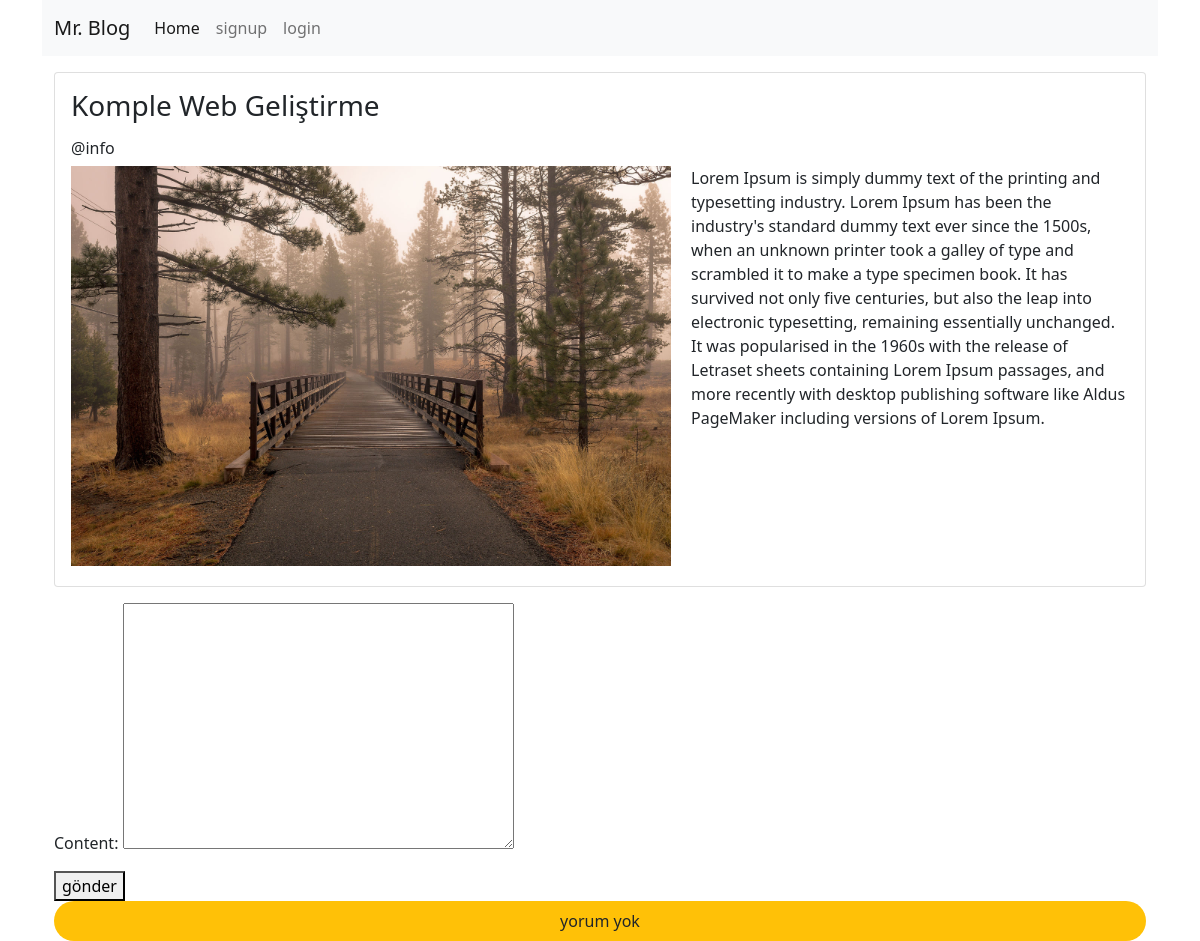
/blog-detail/1, run on the app's committed database.
### blogapp/models.py (models this page shows, shortened)
class Blog(models.Model):
    category = models.ForeignKey(Category, null= True, on_delete=models.SET_NULL)
    title = models.CharField(max_length=200)
    image = models.ImageField(upload_to="blog-images", blank=True, null=True)
    description = models.TextField()
    is_active = models.BooleanField(default=False)
    is_home  = models.BooleanField(default=False)
    sevilenler = models.ManyToManyField(User,related_name="sevilenler",)
    sevilmeyenler = models.ManyToManyField(User, related_name="sevilmeyenler")
    User = models.ForeignKey(User,null= True , on_delete=models.CASCADE)

### blogapp/views.py (the view)
# urls.py: path("blog-detail/<int:id>",views.blog_detail,name="blog-details"),
def blog_detail(request,id):
   blog = Blog.objects.get(id=id)
   user = User.objects.get(id=blog.User.id)
   yorums = Yorum.objects.filter(Blog = blog).order_by("-createddate")
   if request.user.is_authenticated:
      if request.method == 'POST':
         form = YorumForm(request.POST)
         if form.is_valid():
            yorum =  form.save(commit=False)
            yorum.User = request.user
            yorum.Blog = blog
            yorum.save()
            return redirect("blog-details", id = id)
      else:
         form = YorumForm()
         x = ""
   else:
      x = "giriş yap"
      form = YorumForm()
   return render(request,"blog/blog-detail.html",{"blog":blog,"yorums":yorums,"form":form, "user":user,"x":x})

### blogapp/forms.py
class YorumForm(forms.ModelForm):
   class Meta:
      model = Yorum
      fields = ['content']

### blogapp/templates/blog/blog-detail.html (shortened to what this page needs)
{% extends 'blog/index.html' %}
{% load static%}
{% block content %}
<div class="container mt-3">
   <div class="row ">
       <div class="col-12">
           <div class="card mb-3">
               <div class="row" >
                   <div class="col-md-12">
                       <div class="card-body">
                           <h1 class="card-title h3 mb-3">
                               {{ blog.title|title }}
                           </h1>
                           <h6 class="card-title h6 mb-2">
                                @{{user.username}}
                           </h6>
                           <img src="{{blog.image.url}}" alt="" class="img-fluid" style="width:600px;height: auto; float:left; margin-right:20px; margin-bottom: 20px;">
                           <p class="card-text">{{ blog.description|safe }}</p>
                       </div>
                   </div>
               </div>
           </div>
           <form action="" method="POST">
                {{form.as_p}}
                <button type="submit">gönder</button>
           </form>
           {% if yorums %}
           {% for yorum in yorums %}
           <div class="row my-3">
                <div class="card">
                    <div class="card-title p-2">
                    <strong> @{{yorum.User.username}}</strong>
                    </div>
                    <div class="card-body">
                        {{yorum.content}}
                    </div>
                    {% if request.user.id == yorum.User.id %}
                    <div>
                        <button class="btn float-end">delete</button>
                        <button class="btn float-end">edit</button>
                    </div>
                    {% else %}
                    <div></div>
                    {% endif %}
                </div>
           </div>
           {% endfor %}
           {% else %}
           <div class="bg-warning p-2 rounded-pill text-center " >yorum yok</div>
           {% endif %}
       </div>
   </div>
</div>
{% endblock %}

### data on the page
Blog: title "Komple Web Geliştirme", image (picture), description "Lorem Ipsum is simply dummy text of the printing and typesetting industry. Lorem Ipsum has been the industry's standard dummy text ever since the 1500s, when an unknown printer took a galley of type and scrambled it to make a type specimen book. It has survived not only five centuries, but also the leap into electronic typesetting, remaining essentially unchanged. It was popularised in the 1960s with the release of Letraset sheets containing Lorem Ipsum passages, and more recently with desktop publishing software like Aldus PageMaker including versions of Lorem Ipsum."

### other printed values
{{ user.username }} "info"
